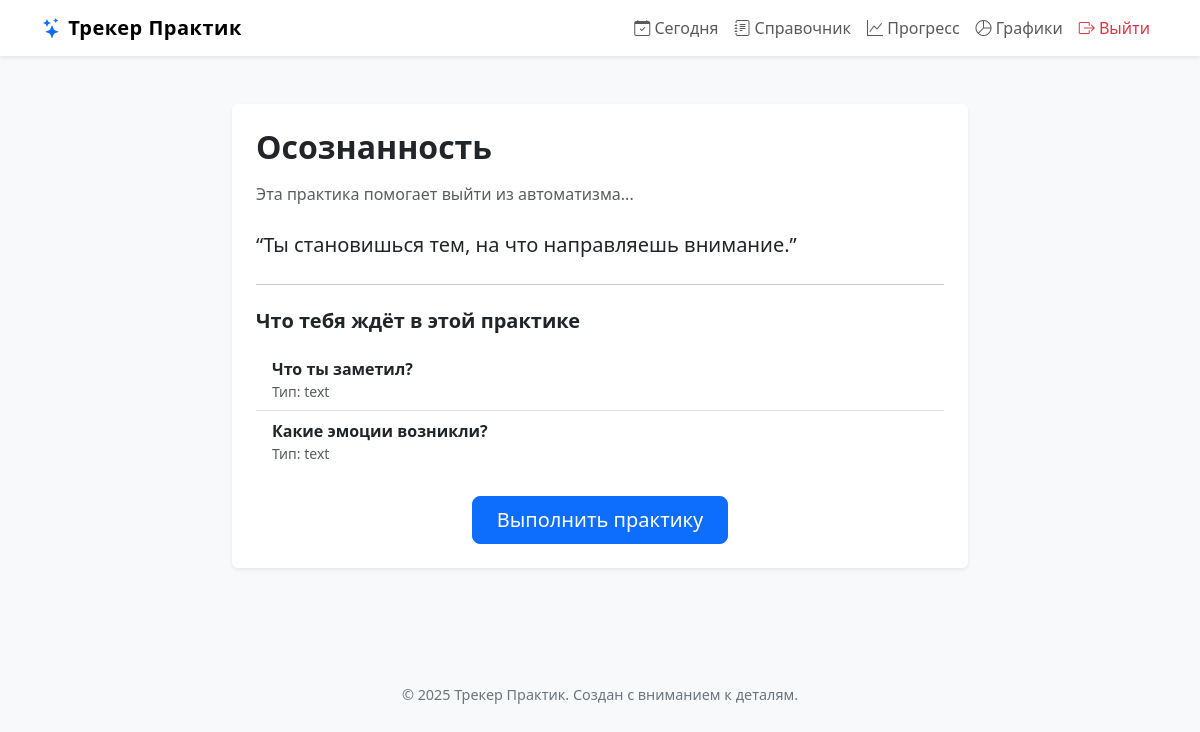
The page /practice/1 (signed in) on the database its author committed.
### models.py (models this page shows)
class Practice(db.Model):
    __tablename__ = "practice"
    id = db.Column(db.Integer, primary_key=True)
    title = db.Column(db.String(200), nullable=False)
    description = db.Column(db.String(500))
    quote = db.Column(db.String(500))
    form_schema_json = db.Column(db.Text)

### app.py (the view)
@app.route("/practice/<int:pid>")
@login_required
def practice_info(pid):
    practice = Practice.query.get_or_404(pid)
    schema = json.loads(practice.form_schema_json)
    return render_template("practice_info.html", practice=practice, schema=schema)

### app.py (called while the page is built)
@login_manager.user_loader
def load_user(user_id):
    return User.query.get(int(user_id))

@app.context_processor
def inject_year():
    return {"current_year": datetime.now().year}

### templates/practice_info.html
{% extends "layout.html" %}
{% block content %}
<div class="container py-4">
    <div class="row justify-content-center">
        <div class="col-lg-8">
            <div class="card shadow-sm border-0 mb-4">
                <div class="card-body p-4">
                    <h2 class="fw-bold mb-3">{{ practice.title }}</h2>
                    <p class="text-muted">{{ practice.description }}</p>
                    {% if practice.quote %}
                    <blockquote class="blockquote mt-4">
                        <p class="mb-0">“{{ practice.quote }}”</p>
                    </blockquote>
                    {% endif %}
                    <hr class="my-4">
                    <h5 class="fw-semibold mb-3">Что тебя ждёт в этой практике</h5>
                    <ul class="list-group list-group-flush">
                        {% for field in schema %}
                        <li class="list-group-item">
                            <strong>{{ field.label }}</strong>
                            <span class="text-muted small d-block">
                                Тип: {{ field.type }}
                            </span>
                        </li>
                        {% endfor %}
                    </ul>
                    <div class="text-center mt-4">
                        <a href="{{ url_for('practice_form', pid=practice.id) }}"
                           class="btn btn-primary btn-lg px-4">
                            Выполнить практику
                        </a>
                    </div>
                </div>
            </div>
        </div>
    </div>
</div>
{% endblock %}

### templates/layout.html (style rules this page uses)
body { background-color: #f8f9fa; }
.fade-in { animation: fadeIn 0.4s ease-in-out; }

### rows shown on the page
Practice: title "Осознанность", description "Эта практика помогает выйти из автоматизма...", quote "Ты становишься тем, на что направляешь внимание."

### other values the page prints
{{ field.label }} "Что ты заметил?" "Какие эмоции возникли?"
{{ field.type }} "text" "text"
